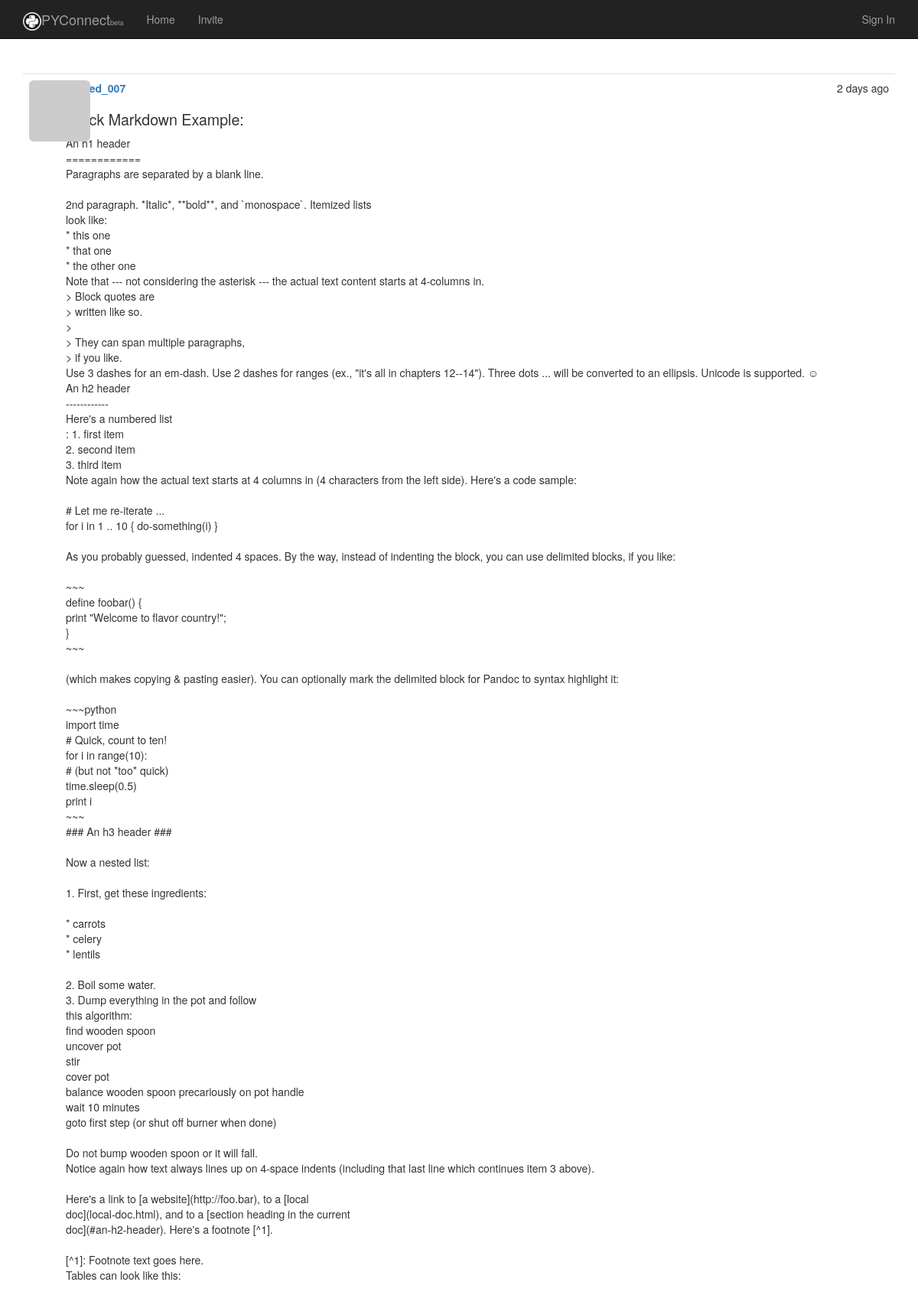
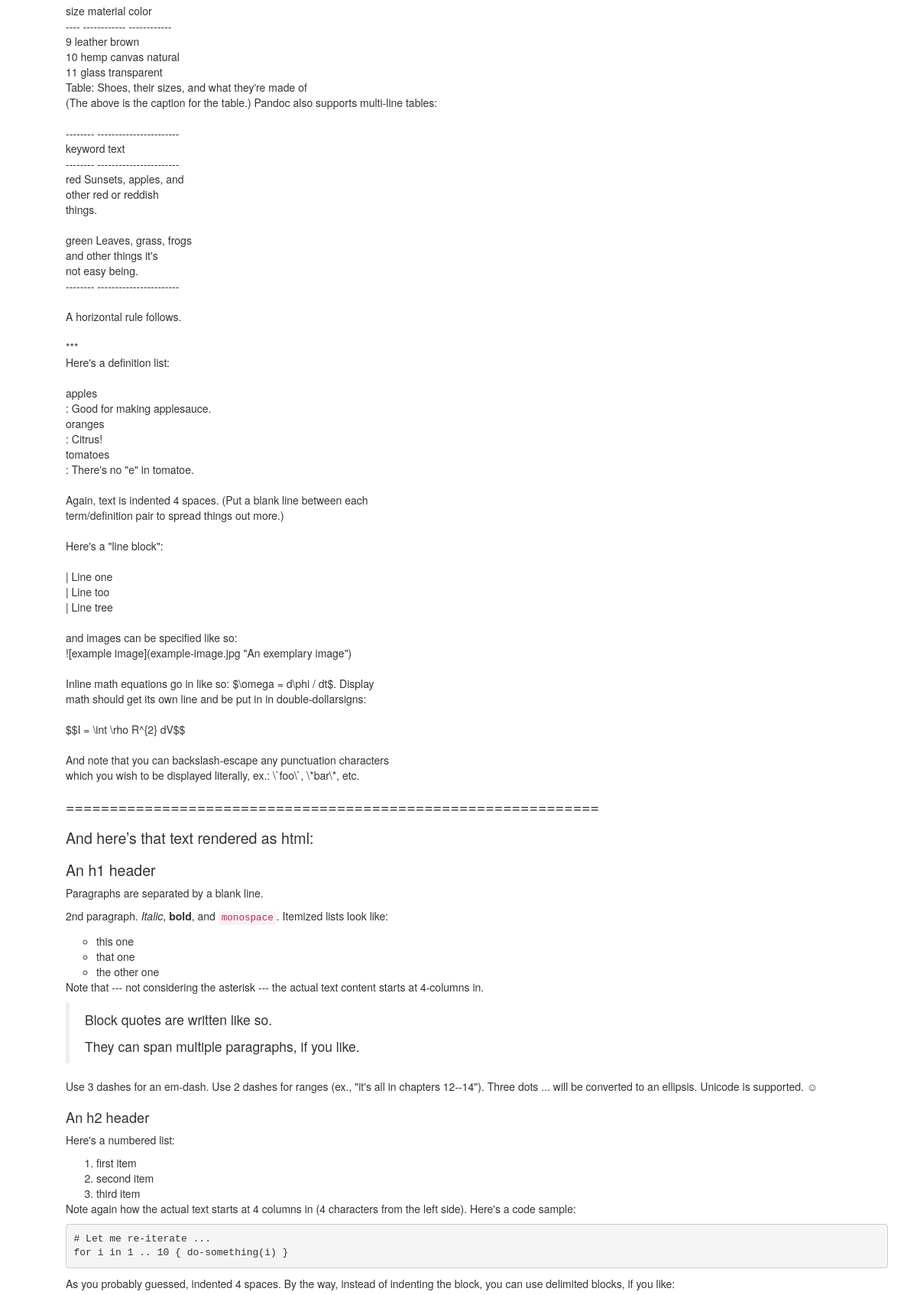
Page /post/112 (upper part) on the committed database (2 pictures, top to bottom).
### app/models.py (models this page shows, shortened)
class Post(UserMixin, db.Model):
    __tablename__ = 'posts'
    id = db.Column(db.Integer, primary_key=True)
    body = db.Column(db.Text)
    body_html = db.Column(db.Text)
    timestamp = db.Column(db.DateTime, index=True, default=datetime.utcnow)
    author_id = db.Column(db.Integer, db.ForeignKey('users.id'))
    views = db.Column(db.Integer)
    comments = db.relationship('Comment', backref='post', lazy='dynamic')

class User(UserMixin, db.Model):
    __tablename__ = 'users'          # Table names should be plural.
    id = db.Column(db.Integer, primary_key=True)
    email = db.Column(db.String(64), unique=True, index=True)
    username = db.Column(db.String(64), unique=True, index=True)
    password_hash = db.Column(db.String)
    role_id = db.Column(db.Integer, db.ForeignKey('roles.id'))
    confirmed = db.Column(db.Boolean, default=False)
    location = db.Column(db.String(64))
    name = db.Column(db.String(64))
    about_me = db.Column(db.Text)
    member_since = db.Column(db.DateTime(), default=datetime.utcnow)
    last_seen = db.Column(db.DateTime(), default=datetime.utcnow)
    avatar_hash = db.Column(db.String(32))
    posts = db.relationship('Post', backref='author', lazy='dynamic')
    comments = db.relationship('Comment', backref='author', lazy='dynamic')
    '''
    These are the people who follow me
    '''
    followed = db.relationship(
        'Follow',
        foreign_keys=[Follow.follower_id],
        backref=db.backref('follower', lazy='joined'),
        lazy='dynamic',
        cascade='all, delete-orphan')
    '''
    These are people whome I follow
    '''
    followers = db.relationship(
        'Follow',
        foreign_keys=[Follow.followed_id],
        backref=db.backref('followed', lazy='joined'),
        lazy='dynamic',
        cascade='all, delete-orphan'
    )
    @property
    def password(self):
        raise AttributeError('Password is not a readable attribute')
    '''
    The ping method is called every time the request for user is received, by using before_app_request hook
    '''
    def ping(self):
        self.last_seen = datetime.utcnow()
        db.session.add(self)
    '''
    User avatar creation
    '''
    def gravatar(self, size=100, default='identicon', rating='g'):
        if request.is_secure:
            url = 'https://secure.gravatar.com/avatar'
        else:
            url = 'http://www.gravatar.com/avatar'
        hash = self.avatar_hash or  hashlib.md5(self.email.encode('utf-8')).hexdigest()
        return '{url}/{hash}?s={size}&d={default}&r={rating}'.format(url=url, size=size, default=default, rating=rating, hash=hash)
    def follow(self, user):
        if not self.is_following(user):
            f = Follow(follower=self, followed=user)
            db.session.add(f)
    '''
    This method is introduced to correct the values of DB to follow a user to itself
    '''

### app/main/views.py (the view, shortened to what this page needs)
@main.route('/post/<int:id>', methods=['GET', 'POST'])
def post(id):
    post = Post.query.get_or_404(id)
    if post.views is None:
        post.views = 1
    else:
        post.views = int(post.views) + 1
    form = CommentForm()
    page = request.args.get('page', 1, type=int)
    if page == -1:
        page = (post.comments.count() - 1) / \
            current_app.config['FLASK_COMMENTS_PER_PAGE'] + 1
    pagination = post.comments.order_by(Comment.timestamp.asc()).paginate(
        page, per_page=current_app.config['FLASK_COMMENTS_PER_PAGE'],
        error_out=False)
    comments = pagination.items
    return render_template('post.html', posts=[post], form=form, comments=comments, pagination=pagination, endpoint='.post')

### app/auth/views.py (called while the page is built)
@auth.before_app_request
def before_request():
    if current_user.is_authenticated():
        current_user.ping()
        if not current_user.confirmed and request.endpoint[:5] != 'auth.':
            return redirect(url_for('auth.unconfirmed'))

### app/main/__init__.py (called while the page is built)
@main.app_context_processor
def inject_permission():
    return dict(Permission=Permission)

### app/models.py (called while the page is built)
    def can(self, permissions):
        return False

    def is_administrator(self):
        return False

### app/templates/post.html (shortened to what this page needs)
{% extends 'base.html' %}
{% import "bootstrap/wtf.html" as wtf %}
{% import '_macros.html' as macros %}
{% block page_content %}
     {% include '_posts.html' %}
{% endblock %}

### app/templates/_posts.html (shortened to what this page needs)
<ul class="posts">
        {% for post in posts %}
            <li class="post">
                <div class="post-thumbnail">
                   <a href="{{ url_for('.user', username=post.author.username) }}">
                <img class="img-rounded profile-thumbnail" src="{{ post.author.gravatar(size=40) }}">
            </a>
                </div>
                <div class="post-content">
                    <div class="post-date">{{ moment(post.timestamp).fromNow() }}</div>
                    <div class="post-author">
                        <a href="{{ url_for('.user', username=post.author.username) }}">
                            {{ post.author.username}}
                        </a>
                    </div>
                    <div  class="post-body {% if  endpoint != '.post' %}sample{% endif %}">
                    {% if post.body_html %}
                        {{ post.body_html | safe }}
                    {% else %}
                        {{ post.body | safe }}
                    {% endif %}
                    </div>
                </div>
            </li>
        {%  endfor %}
    </ul>

### app/static/styles.css (style rules this page uses)
.profile-thumbnail { position: absolute; }
ul.posts { list-style-type: none; padding: 0px; margin: 16px 0px 0px 0px; border-top: 1px solid #e0e0e0; }
ul.posts li.post { padding: 8px; border-bottom: 1px solid #e0e0e0; }
div.post-date { float: right; }
div.post-author { font-weight: bold; }
div.post-thumbnail { position: absolute; }
div.post-content { margin-left: 48px; min-height: 48px; }
.post-body h1 { font-size: 140%; }
.post-body h2 { font-size: 130%; }

### rows in the picture
Post: timestamp "2 days ago", author.username "sayyed_007", body_html "Quick Markdown Example: An h1 header ============ Paragraphs are separated by a blank line. 2nd paragraph. *Italic*, **bold**, and `monospace`. Itemized lists look like: * this one * that one * the other one Note that --- not considering the asterisk --- the actual text content starts at 4-columns in. > Block quotes are > written like so. > > They can span multiple paragraphs, > if you like. Use 3 dashes for an em-dash. Use 2 dashes for ranges (ex., \"it's all in chapters 12--14\"). Three dots ... will be converted to an ellipsis. Unicode is supported. ☺ An h2 header ------------ Here's a numbered list : 1. first item 2. second item 3. third item Note again how the actual text starts at 4…"
